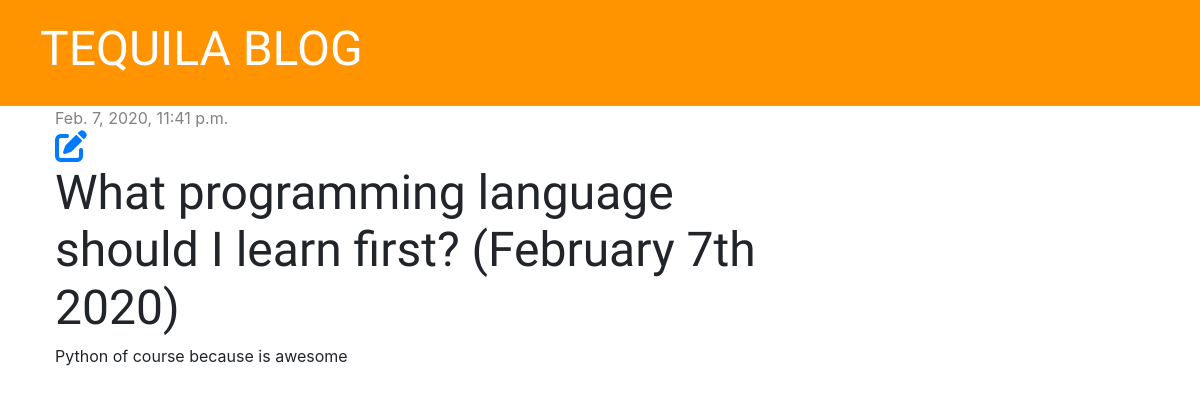
Screenshot of /post/2 with the database file from the repository.
### blog/models.py (models this page shows, shortened)
class Post(models.Model):
    author = models.ForeignKey('auth.User', on_delete=models.CASCADE)
    title = models.CharField(max_length=200)
    text = models.TextField()
    created_date = models.DateTimeField(default=timezone.now)
    published_date = models.DateTimeField(blank=True, null=True)

### blog/views.py (the view)
# urls.py: path('post/<int:pk>', views.post_detail, name='post_detail'),
def post_detail(request, pk):
    post = get_object_or_404(Post, pk=pk) #this will get the object from Post and if doesn't exist will throw a 404
    stuff_for_frontend = {'post':post}
    return render(request, 'blog/post_detail.html', stuff_for_frontend)

### blog/templates/blog/post_detail.html
{% extends 'blog/base.html' %}
{% block content %}
    <div class="post">
          {% if post.published_date %}
              <div class="date">
                    {{ post.published_date }}
              </div>
          {% endif %}
          <a href="{% url 'post_edit' pk=post.pk %}"><i class="fas fa-edit fa-2x"></i></a>
          <h1>{{ post.title }}</h1>
          <p>{{ post.text|linebreaksbr }}</p>
    </div>
{% endblock %}

### blog/static/css/blog.css (style rules this page uses)
h1, h2, h3, h4 { font-family: 'Tangerine', 'Inconsolata', 'Droid Sans', serif; font-size: 48px; }
.date { color: #828282; }
.post { margin-bottom: 70px; }

### rows the page displays
Post: published_date "Feb. 7, 2020, 11:41 p.m.", title "What programming language should I learn first? (February 7th 2020)", text "Python of course because is awesome"
